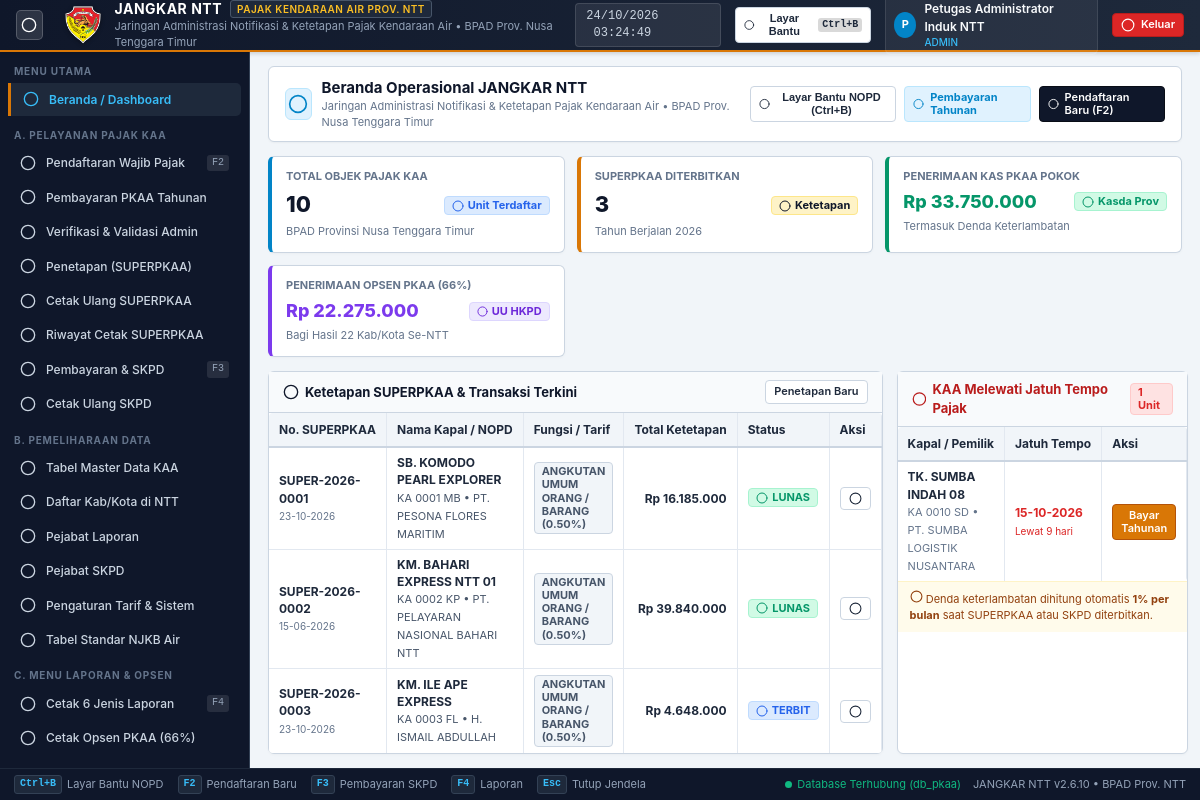
Page /index.php?page=dashboard (signed in) on the committed database.
### tables this page shows
CREATE TABLE `transaksi_superpkaa` (
  `no_superpkaa` VARCHAR(50) PRIMARY KEY,
  `no_objek_pajak` VARCHAR(30) NOT NULL,
  `tgl_terbit` DATE NOT NULL,
  `masa_pajak_awal` DATE NOT NULL,
  `masa_pajak_akhir` DATE NOT NULL,
  `njkb_dasar` DECIMAL(18,2) NOT NULL DEFAULT 0.00,
  `tarif_pokok_persen` DECIMAL(5,2) NOT NULL,
  `bea_pkaa_pokok` DECIMAL(18,2) NOT NULL DEFAULT 0.00,
  `bea_pkaa_denda` DECIMAL(18,2) NOT NULL DEFAULT 0.00,
  `opsen_persen` DECIMAL(5,2) NOT NULL DEFAULT 66.00,
  `opsen_pkaa_pokok` DECIMAL(18,2) NOT NULL DEFAULT 0.00,
  `opsen_pkaa_denda` DECIMAL(18,2) NOT NULL DEFAULT 0.00,
  `total_ketetapan` DECIMAL(18,2) NOT NULL DEFAULT 0.00,
  `status` ENUM('TERBIT', 'LUNAS', 'BATAL') DEFAULT 'TERBIT',
  `status_cetak` TINYINT(1) DEFAULT 0,
  `tgl_cetak_pertama` DATETIME NULL,
  `id_petugas` INT NOT NULL,
  `created_at` TIMESTAMP DEFAULT CURRENT_TIMESTAMP,
  CONSTRAINT `fk_super_kaa` FOREIGN KEY (`no_objek_pajak`) REFERENCES `kendaraan_air` (`no_objek_pajak`) ON UPDATE CASCADE,
  INDEX `idx_super_nopd` (`no_objek_pajak`),
  INDEX `idx_super_tgl` (`tgl_terbit`),
  INDEX `idx_super_cetak` (`status_cetak`)
);

CREATE TABLE `kendaraan_air` (
  `no_objek_pajak` VARCHAR(30) PRIMARY KEY,
  `kode_kabkota` VARCHAR(5) NOT NULL,
  `no_ijin_operasi` VARCHAR(100) NULL,
  `tanda_selar` VARCHAR(100) NULL,
  `nama_kapal` VARCHAR(150) NOT NULL,
  `bahan_kapal` VARCHAR(50) NOT NULL DEFAULT 'FIBER',
  `nama_pemilik` VARCHAR(150) NOT NULL,
  `alamat_pemilik` TEXT NOT NULL,
  `no_hp` VARCHAR(30) NULL,
  `kode_jenis` VARCHAR(10) NOT NULL,
  `kode_fungsi` VARCHAR(10) NOT NULL,
  `jumlah_mesin` INT NOT NULL DEFAULT 1,
  `metode_njkb` ENUM('TERPISAH', 'GABUNGAN') NOT NULL DEFAULT 'TERPISAH',
  `merek_body` VARCHAR(100) NULL,
  `tahun_body` INT NULL,
  `nj_body_kapal` DECIMAL(18,2) NOT NULL DEFAULT 0.00,
  `merek_mesin` VARCHAR(100) NULL,
  `tahun_mesin_utama` INT NULL,
  `total_njkb_mesin` DECIMAL(18,2) NOT NULL DEFAULT 0.00,
  `merek_gabungan` VARCHAR(150) NULL,
  `njkb_gabungan` DECIMAL(18,2) NOT NULL DEFAULT 0.00,
  `total_njkb` DECIMAL(18,2) NOT NULL DEFAULT 0.00,
  `tahun_buatan` INT NOT NULL,
  `kapasitas_gt` DECIMAL(8,2) NOT NULL DEFAULT 0.00,
  `pelabuhan_pangkal` VARCHAR(100) NOT NULL,
  `tg_akhir_pajak` DATE NOT NULL,
  `status_pajak` ENUM('TERDAFTAR', 'TERBIT_SUPER', 'LUNAS', 'JATUH_TEMPO') DEFAULT 'TERDAFTAR',
  `status_verifikasi` ENUM('VERIFIKASI', 'MENUNGGU_VERIFIKASI') DEFAULT 'VERIFIKASI',
  `didaftarkan_oleh` INT NULL,
  `status_aktif` TINYINT(1) DEFAULT 1,
  `created_at` TIMESTAMP DEFAULT CURRENT_TIMESTAMP,
  `updated_at` TIMESTAMP DEFAULT CURRENT_TIMESTAMP ON UPDATE CURRENT_TIMESTAMP,
  CONSTRAINT `fk_kaa_wilayah` FOREIGN KEY (`kode_kabkota`) REFERENCES `ref_kabupaten_kota` (`kode_wilayah`) ON UPDATE CASCADE,
  CONSTRAINT `fk_kaa_jenis` FOREIGN KEY (`kode_jenis`) REFERENCES `ref_jenis_kendaraan` (`kode_jenis`) ON UPDATE CASCADE,
  CONSTRAINT `fk_kaa_fungsi` FOREIGN KEY (`kode_fungsi`) REFERENCES `ref_fungsi_tarif` (`kode_fungsi`) ON UPDATE CASCADE,
  INDEX `idx_kaa_status` (`status_pajak`),
  INDEX `idx_kaa_verifikasi` (`status_verifikasi`)
);

CREATE TABLE `ref_fungsi_tarif` (
  `kode_fungsi` VARCHAR(10) PRIMARY KEY,
  `nama_fungsi` VARCHAR(100) NOT NULL,
  `kategori_tarif` ENUM('ANGKUTAN_UMUM', 'PEMERINTAH', 'PRIBADI_BADAN') NOT NULL,
  `tarif_persen` DECIMAL(5,2) NOT NULL DEFAULT 0.50,
  `keterangan` VARCHAR(255) NULL
);

### modules/dashboard/index.php (shortened to what the rows shown need)
<?php
$stmtRecent = $pdo->query("
    SELECT s.no_superpkaa, s.no_objek_pajak, s.tgl_terbit, s.total_ketetapan, s.status,
           k.nama_kapal, k.nama_pemilik, f.nama_fungsi, f.tarif_persen
    FROM transaksi_superpkaa s
    JOIN kendaraan_air k ON s.no_objek_pajak = k.no_objek_pajak
    JOIN ref_fungsi_tarif f ON k.kode_fungsi = f.kode_fungsi
    ORDER BY s.created_at DESC
    LIMIT 6
");
$recentTrans = $stmtRecent->fetchAll();
$stmtTunggakan = $pdo->query("
    SELECT k.no_objek_pajak, k.nama_kapal, k.nama_pemilik, k.tg_akhir_pajak, k.total_njkb,
           f.nama_fungsi, f.tarif_persen, DATEDIFF(CURDATE(), k.tg_akhir_pajak) as hari_lewat
    FROM kendaraan_air k
    JOIN ref_fungsi_tarif f ON k.kode_fungsi = f.kode_fungsi
    WHERE k.tg_akhir_pajak < CURDATE() AND k.status_pajak != 'LUNAS'
    ORDER BY k.tg_akhir_pajak ASC
    LIMIT 5
");
$tunggakanList = $stmtTunggakan->fetchAll();
?>
<div style="display: grid; grid-template-columns: 1.5fr 1fr; gap: 14px;">
  <div class="panel">
    <div class="panel-body" style="padding: 0;">
      <div class="table-responsive" style="border: none;">
        <table class="table-desktop">
          <thead>
            <tr>
              <th>No. SUPERPKAA</th>
              <th>Nama Kapal / NOPD</th>
              <th>Fungsi / Tarif</th>
              <th class="text-right">Total Ketetapan</th>
              <th class="text-center">Status</th>
              <th class="text-center" width="70">Aksi</th>
            </tr>
          </thead>
          <tbody>
            <?php if (empty($recentTrans)): ?>
              <tr>
                <td colspan="6" class="text-center" style="padding: 20px; color: #94a3b8;">
                  Belum ada transaksi penetapan.
                </td>
              </tr>
            <?php else: ?>
              <?php foreach ($recentTrans as $tr): ?>
                <tr>
                  <td>
                    <strong><?= htmlspecialchars($tr['no_superpkaa']) ?></strong><br>
                    <span style="font-size: 10px; color: #64748b;"><?= formatTanggalIndo($tr['tgl_terbit'], false) ?></span>
                  </td>
                  <td>
                    <strong><?= htmlspecialchars($tr['nama_kapal']) ?></strong><br>
                    <span style="font-size: 11px; color: #475569;"><?= htmlspecialchars($tr['no_objek_pajak']) ?> &bull; <?= htmlspecialchars($tr['nama_pemilik']) ?></span>
                  </td>
                  <td>
                    <span class="badge badge-neutral"><?= htmlspecialchars($tr['nama_fungsi']) ?> (<?= $tr['tarif_persen'] ?>%)</span>
                  </td>
                  <td class="text-right">
                    <strong><?= formatRupiah($tr['total_ketetapan']) ?></strong>
                  </td>
                  <td class="text-center">
                    <?php if ($tr['status'] === 'LUNAS'): ?>
                      <span class="badge badge-success"><?= renderIcon('check', '', 12) ?> LUNAS</span>
                    <?php else: ?>
                      <span class="badge badge-info"><?= renderIcon('file', '', 12) ?> TERBIT</span>
                    <?php endif; ?>
                  </td>
                  <td class="text-center">
                    <a href="cetak/superpkaa_print.php?no=<?= urlencode($tr['no_superpkaa']) ?>" target="_blank" class="btn btn-secondary btn-sm" title="Cetak Lembar SUPERPKAA">
                      <?= renderIcon('printer', '', 13) ?>
                    </a>
                  </td>
                </tr>
              <?php endforeach; ?>
            <?php endif; ?>
          </tbody>
        </table>
      </div>
    </div>
  </div>
  <div class="panel">
    <div class="panel-body" style="padding: 0;">
      <div class="table-responsive" style="border: none;">
        <table class="table-desktop">
          <thead>
            <tr>
              <th>Kapal / Pemilik</th>
              <th>Jatuh Tempo</th>
              <th class="text-center">Aksi</th>
            </tr>
          </thead>
          <tbody>
            <?php if (empty($tunggakanList)): ?>
              <tr>
                <td colspan="3" class="text-center" style="padding: 20px; color: #94a3b8;">
                  Tidak ada kendaraan air yang menunggak saat ini.
                </td>
              </tr>
            <?php else: ?>
              <?php foreach ($tunggakanList as $tg): ?>
                <tr>
                  <td>
                    <strong><?= htmlspecialchars($tg['nama_kapal']) ?></strong><br>
                    <span style="font-size: 11px; color: #64748b;"><?= htmlspecialchars($tg['no_objek_pajak']) ?> &bull; <?= htmlspecialchars($tg['nama_pemilik']) ?></span>
                  </td>
                  <td>
                    <span style="color: #dc2626; font-weight: 700;"><?= formatTanggalIndo($tg['tg_akhir_pajak'], false) ?></span><br>
                    <span style="font-size: 10px; color: #dc2626;">Lewat <?= $tg['hari_lewat'] ?> hari</span>
                  </td>
                  <td class="text-center">
                    <a href="index.php?page=pembayaran_tahunan&nopd=<?= urlencode($tg['no_objek_pajak']) ?>" class="btn btn-accent btn-sm" title="Bayar PKAA Tahunan">
                      Bayar Tahunan
                    </a>
                  </td>
                </tr>
              <?php endforeach; ?>
            <?php endif; ?>
          </tbody>
        </table>
      </div>
    </div>
  </div>
</div>

### config/helpers.php (shortened to what the rows shown need)
<?php
function formatRupiah($angka) {
    return 'Rp ' . number_format((float)$angka, 0, ',', '.');
}
function formatTanggalIndo($tanggal, $lengkap = true) {
    $bulanNama = [
        1 => 'Januari', 'Februari', 'Maret', 'April', 'Mei', 'Juni',
        'Juli', 'Agustus', 'September', 'Oktober', 'November', 'Desember'
    ];
    $time = strtotime($tanggal);
    $d = date('d', $time);
    $m = (int)date('m', $time);
    $y = date('Y', $time);
    if ($lengkap) {
        return $d . ' ' . $bulanNama[$m] . ' ' . $y;
    } else {
        return date('d-m-Y', $time);
    }
}
function renderIcon($name, $class = '', $size = 18) {
    $body = $icons[$name] ?? '<circle cx="12" cy="12" r="10"/>';
    return '<svg xmlns="http://www.w3.org/2000/svg" width="'.$size.'" height="'.$size.'" viewBox="0 0 24 24" fill="none" stroke="currentColor" stroke-width="2" stroke-linecap="round" stroke-linejoin="round" class="lucide-icon lucide-'.$name.' '.$class.'">'.$body.'</svg>';
}

### rows in the picture
transaksi_superpkaa: no_superpkaa "SUPER-2026-0001", tgl_terbit "23-10-2026", no_objek_pajak.nama_kapal "SB. KOMODO PEARL EXPLORER", no_objek_pajak "KA 0001 MB", no_objek_pajak.nama_pemilik "PT. PESONA FLORES MARITIM", ref_fungsi_tarif.nama_fungsi "ANGKUTAN UMUM ORANG / BARANG", ref_fungsi_tarif.tarif_persen "0.50", total_ketetapan "Rp 16.185.000", $size 12 (drawn)
transaksi_superpkaa: no_superpkaa "SUPER-2026-0002", tgl_terbit "15-06-2026", no_objek_pajak.nama_kapal "KM. BAHARI EXPRESS NTT 01", no_objek_pajak "KA 0002 KP", no_objek_pajak.nama_pemilik "PT. PELAYARAN NASIONAL BAHARI NTT", ref_fungsi_tarif.nama_fungsi "ANGKUTAN UMUM ORANG / BARANG", ref_fungsi_tarif.tarif_persen "0.50", total_ketetapan "Rp 39.840.000", $size 12 (drawn)
transaksi_superpkaa: no_superpkaa "SUPER-2026-0003", tgl_terbit "23-10-2026", no_objek_pajak.nama_kapal "KM. ILE APE EXPRESS", no_objek_pajak "KA 0003 FL", no_objek_pajak.nama_pemilik "H. ISMAIL ABDULLAH", ref_fungsi_tarif.nama_fungsi "ANGKUTAN UMUM ORANG / BARANG", ref_fungsi_tarif.tarif_persen "0.50", total_ketetapan "Rp 4.648.000", $size 12 (drawn)
kendaraan_air: nama_kapal "TK. SUMBA INDAH 08", no_objek_pajak "KA 0010 SD", nama_pemilik "PT. SUMBA LOGISTIK NUSANTARA", tg_akhir_pajak "15-10-2026", hari_lewat "9"

### other values in the picture
substr($currentUser['nama_lengkap'] ?? 'U', 0, 1) "P"
$currentUser['nama_lengkap'] "Petugas Administrator Induk NTT"
$currentUser['role'] "ADMIN"
$totalKapal "10"
$totalSuper "3"
formatRupiah($penerimaanPkaa) "Rp 33.750.000"
formatRupiah($penerimaanOpsen) "Rp 22.275.000"
count($tunggakanList) "1"
